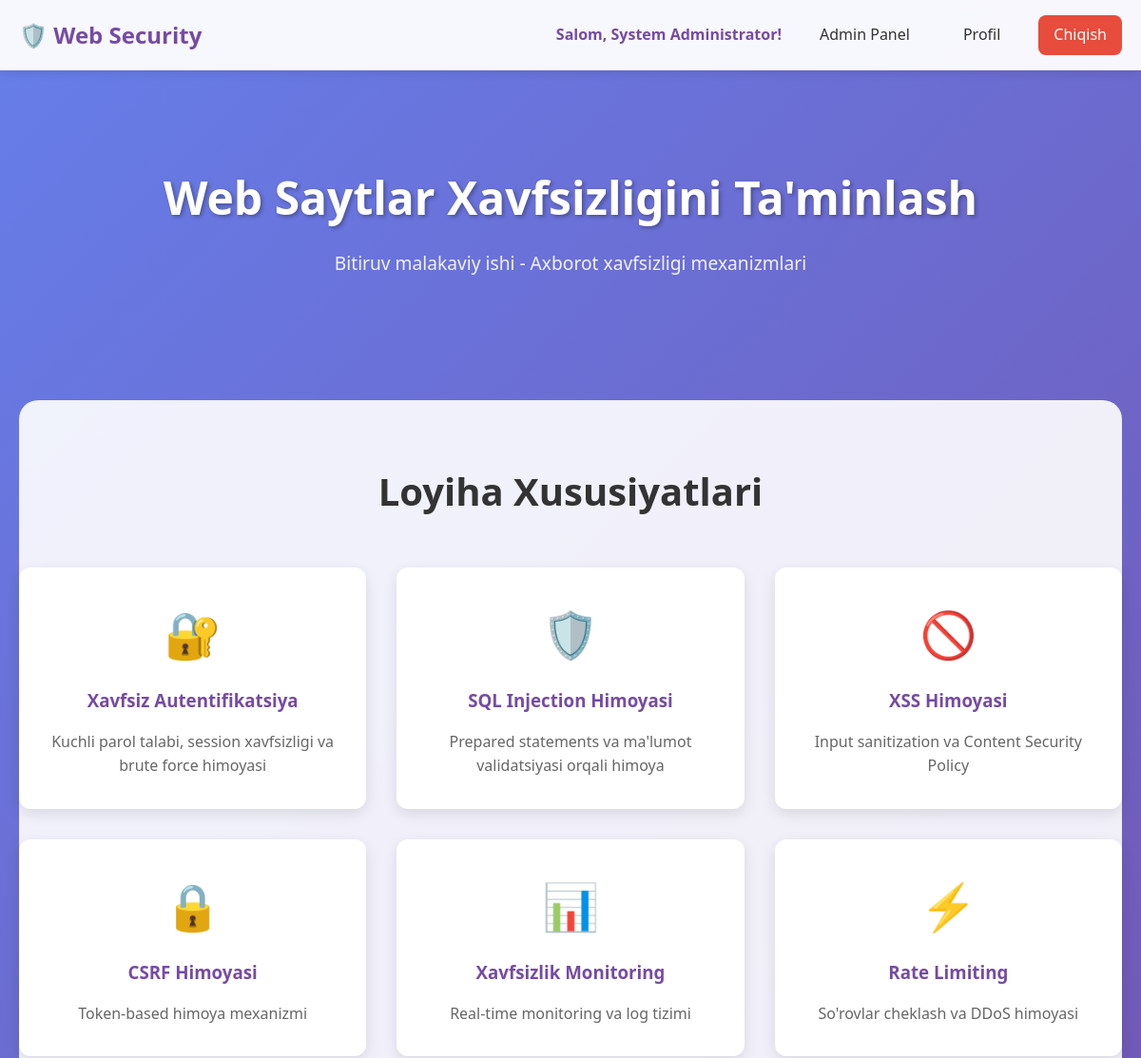
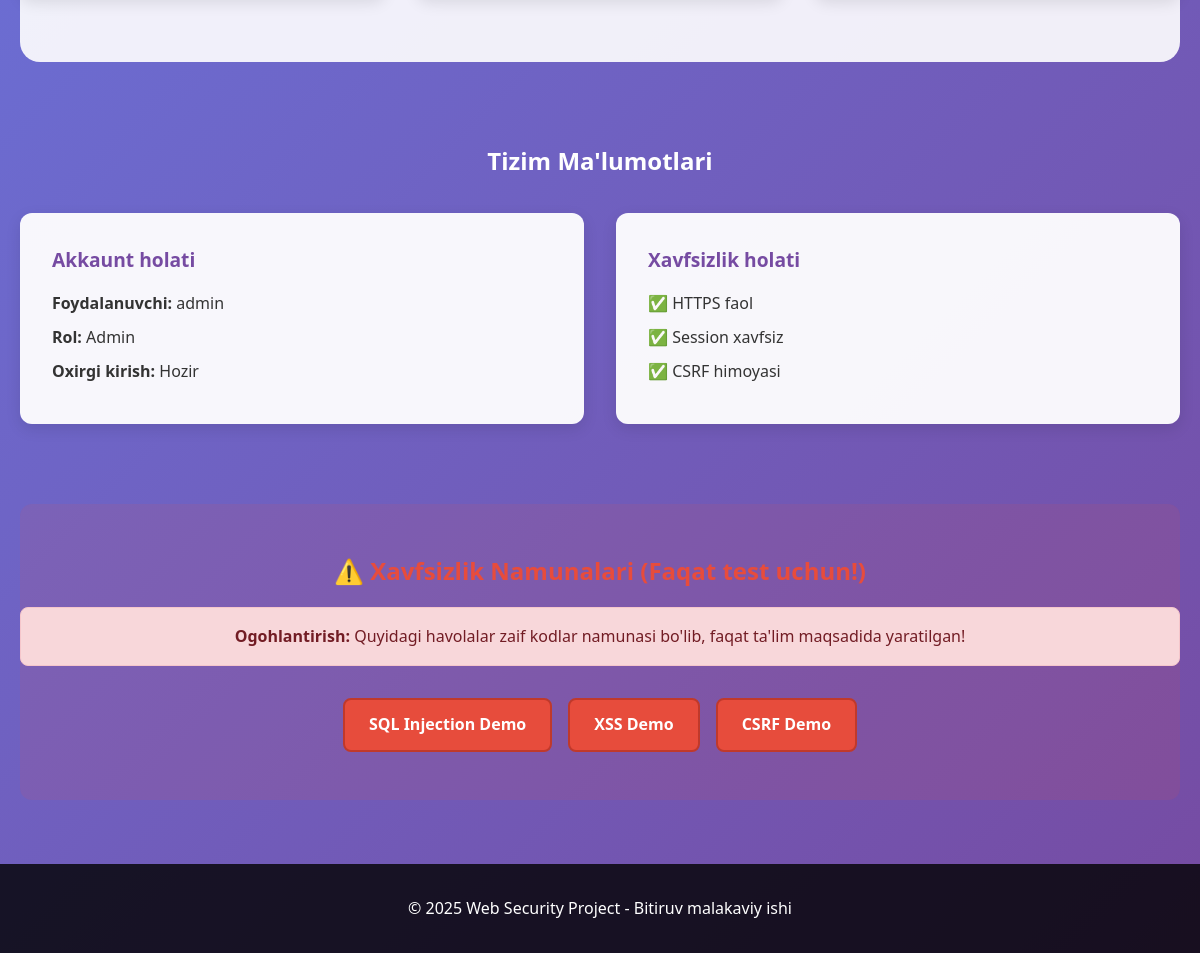
/index.php (signed in), run on the app's committed database (2 pictures, top to bottom).
### tables this page shows
CREATE TABLE users (
                       id INT AUTO_INCREMENT PRIMARY KEY,
                       username VARCHAR(50) NOT NULL UNIQUE,
                       email VARCHAR(100) NOT NULL UNIQUE,
                       password_hash VARCHAR(255) NOT NULL,
                       full_name VARCHAR(100) NOT NULL,
                       role ENUM('user', 'admin') DEFAULT 'user',
                       created_at TIMESTAMP DEFAULT CURRENT_TIMESTAMP,
                       last_login TIMESTAMP NULL,
                       is_active BOOLEAN DEFAULT TRUE,
                       failed_login_attempts INT DEFAULT 0,
                       locked_until TIMESTAMP NULL
);

### config/security.php (called while the page is built, shortened)
<?php
class SecurityConfig {
    public static function sanitizeInput($data) {
        $data = trim($data);
        $data = stripslashes($data);
        $data = htmlspecialchars($data, ENT_QUOTES, 'UTF-8');
        return $data;
    }
}
?>

### index.php (the view, shortened to what this page needs)
<?php
require_once 'config/security.php';
$isLoggedIn = isset($_SESSION['user_id']);
$user = null;
if ($isLoggedIn) {
    try {
        $db = getDB();
        $stmt = $db->prepare("SELECT username, full_name, role FROM users WHERE id = ? AND is_active = 1");
        $stmt->execute([$_SESSION['user_id']]);
        $user = $stmt->fetch();
    } catch (PDOException $e) {
        error_log("User fetch error: " . $e->getMessage());
        $isLoggedIn = false;
    }
}
?>
<!DOCTYPE html>
<html lang="uz">
<head>
    <link rel="stylesheet" href="assets/css/style.css">
</head>
<body>
<nav class="navbar">
    <div class="nav-container">
        <div class="nav-brand">
            <h2>🛡️ Web Security</h2>
        </div>
        <div class="nav-menu">
            <?php if ($isLoggedIn): ?>
                <span class="welcome-user">Salom, <?= SecurityConfig::sanitizeInput($user['full_name']) ?>!</span>
                <?php if ($user['role'] === 'admin'): ?>
                    <a href="admin/dashboard.php" class="nav-link">Admin Panel</a>
                <?php endif; ?>
                <a href="user/profile.php" class="nav-link">Profil</a>
                <a href="auth/logout.php" class="nav-link logout">Chiqish</a>
            <?php else: ?>
                <a href="auth/login.php" class="nav-link">Kirish</a>
                <a href="auth/register.php" class="nav-link">Ro'yxatdan o'tish</a>
            <?php endif; ?>
        </div>
    </div>
</nav>
<main class="main-content">
    <div class="container">
        <section class="hero">
            <h1>Web Saytlar Xavfsizligini Ta'minlash</h1>
            <p class="hero-subtitle">Bitiruv malakaviy ishi - Axborot xavfsizligi mexanizmlari</p>
        </section>
        <section class="features">
            <h2>Loyiha Xususiyatlari</h2>
            <div class="features-grid">
                <div class="feature-card">
                    <div class="feature-icon">🔐</div>
                    <h3>Xavfsiz Autentifikatsiya</h3>
                    <p>Kuchli parol talabi, session xavfsizligi va brute force himoyasi</p>
                </div>
                <div class="feature-card">
                    <div class="feature-icon">🛡️</div>
                    <h3>SQL Injection Himoyasi</h3>
                    <p>Prepared statements va ma'lumot validatsiyasi orqali himoya</p>
                </div>
                <div class="feature-card">
                    <div class="feature-icon">🚫</div>
                    <h3>XSS Himoyasi</h3>
                    <p>Input sanitization va Content Security Policy</p>
                </div>
                <div class="feature-card">
                    <div class="feature-icon">🔒</div>
                    <h3>CSRF Himoyasi</h3>
                    <p>Token-based himoya mexanizmi</p>
                </div>
                <div class="feature-card">
                    <div class="feature-icon">📊</div>
                    <h3>Xavfsizlik Monitoring</h3>
                    <p>Real-time monitoring va log tizimi</p>
                </div>
                <div class="feature-card">
                    <div class="feature-icon">⚡</div>
                    <h3>Rate Limiting</h3>
                    <p>So'rovlar cheklash va DDoS himoyasi</p>
                </div>
            </div>
        </section>
        <?php if ($isLoggedIn): ?>
            <section class="user-dashboard">
                <h2>Tizim Ma'lumotlari</h2>
                <div class="dashboard-cards">
                    <div class="dashboard-card">
                        <h4>Akkaunt holati</h4>
                        <p><strong>Foydalanuvchi:</strong> <?= SecurityConfig::sanitizeInput($user['username']) ?></p>
                        <p><strong>Rol:</strong> <?= ucfirst($user['role']) ?></p>
                        <p><strong>Oxirgi kirish:</strong> Hozir</p>
                    </div>
                    <div class="dashboard-card">
                        <h4>Xavfsizlik holati</h4>
                        <p>✅ HTTPS faol</p>
                        <p>✅ Session xavfsiz</p>
                        <p>✅ CSRF himoyasi</p>
                    </div>
                </div>
            </section>
        <?php endif; ?>
        <section class="demo-section">
            <h2>⚠️ Xavfsizlik Namunalari (Faqat test uchun!)</h2>
            <div class="demo-warning">
                <p><strong>Ogohlantirish:</strong> Quyidagi havolalar zaif kodlar namunasi bo'lib, faqat ta'lim maqsadida yaratilgan!</p>
            </div>
            <div class="demo-links">
                <a href="vulnerable/sql_injection.php" class="demo-link danger">SQL Injection Demo</a>
                <a href="vulnerable/xss_demo.php" class="demo-link danger">XSS Demo</a>
                <a href="vulnerable/csrf_demo.php" class="demo-link danger">CSRF Demo</a>
            </div>
        </section>
    </div>
</main>
<footer class="footer">
    <div class="container">
        <p>&copy; 2025 Web Security Project - Bitiruv malakaviy ishi</p>
    </div>
</footer>
</body>
</html>

### assets/css/style.css (style rules this page uses)
* { margin: 0; padding: 0; box-sizing: border-box; }
body { font-family: 'Segoe UI', Tahoma, Geneva, Verdana, sans-serif; line-height: 1.6; color: #333; background: linear-gradient(135deg, #667eea 0%, #764ba2 100%); min-height: 100vh; }
.container { max-width: 1200px; margin: 0 auto; padding: 0 20px; }
.navbar { background: rgba(255, 255, 255, 0.95); backdrop-filter: blur(10px); padding: 1rem 0; box-shadow: 0 2px 10px rgba(0, 0, 0, 0.1); position: sticky; top: 0; z-index: 1000; }
.nav-container { display: flex; justify-content: space-between; align-items: center; max-width: 1200px; margin: 0 auto; padding: 0 20px; }
.nav-brand h2 { color: #764ba2; font-size: 1.5rem; }
.nav-menu { display: flex; align-items: center; gap: 1.5rem; }
.nav-link { text-decoration: none; color: #333; font-weight: 500; padding: 0.5rem 1rem; border-radius: 8px; transition: all 0.3s ease; }
.nav-link.logout { background: #e74c3c; color: white; }
.welcome-user { color: #764ba2; font-weight: 600; }
.main-content { padding: 2rem 0; flex: 1; }
.hero { text-align: center; padding: 4rem 0; color: white; }
.hero h1 { font-size: 3rem; margin-bottom: 1rem; text-shadow: 2px 2px 4px rgba(0, 0, 0, 0.3); }
.hero-subtitle { font-size: 1.2rem; opacity: 0.9; margin-bottom: 2rem; }
.features { padding: 4rem 0; background: rgba(255, 255, 255, 0.9); border-radius: 20px; margin: 2rem 0; }
.features h2 { text-align: center; color: #333; margin-bottom: 3rem; font-size: 2.5rem; }
.features-grid { display: grid; grid-template-columns: repeat(auto-fit, minmax(300px, 1fr)); gap: 2rem; }
.feature-card { background: white; padding: 2rem; border-radius: 12px; text-align: center; box-shadow: 0 5px 15px rgba(0, 0, 0, 0.1); transition: transform 0.3s ease; }
.feature-icon { font-size: 3rem; margin-bottom: 1rem; }
.feature-card h3 { color: #764ba2; margin-bottom: 1rem; }
.feature-card p { color: #666; line-height: 1.6; }
.user-dashboard { padding: 3rem 0; }
.user-dashboard h2 { color: white; text-align: center; margin-bottom: 2rem; }
.dashboard-cards { display: grid; grid-template-columns: repeat(auto-fit, minmax(300px, 1fr)); gap: 2rem; }
.dashboard-card { background: rgba(255, 255, 255, 0.95); padding: 2rem; border-radius: 12px; box-shadow: 0 5px 15px rgba(0, 0, 0, 0.1); }
.dashboard-card h4 { color: #764ba2; margin-bottom: 1rem; font-size: 1.2rem; }
.dashboard-card p { margin-bottom: 0.5rem; color: #333; }
.demo-section { padding: 3rem 0; background: rgba(231, 76, 60, 0.1); border-radius: 12px; margin: 2rem 0; text-align: center; }
.demo-section h2 { color: #e74c3c; margin-bottom: 1rem; }
.demo-warning { background: #f8d7da; border: 1px solid #f5c6cb; border-radius: 8px; padding: 1rem; margin: 1rem 0 2rem 0; color: #721c24; }
.demo-links { display: flex; justify-content: center; gap: 1rem; flex-wrap: wrap; }
.demo-link { padding: 0.75rem 1.5rem; text-decoration: none; border-radius: 8px; font-weight: 600; transition: all 0.3s ease; }
.demo-link.danger { background: #e74c3c; color: white; border: 2px solid #c0392b; }
.footer { background: rgba(0, 0, 0, 0.8); color: white; text-align: center; padding: 2rem 0; margin-top: auto; }

### data on the page
users: full_name "System Administrator", username "admin", role "Admin"
